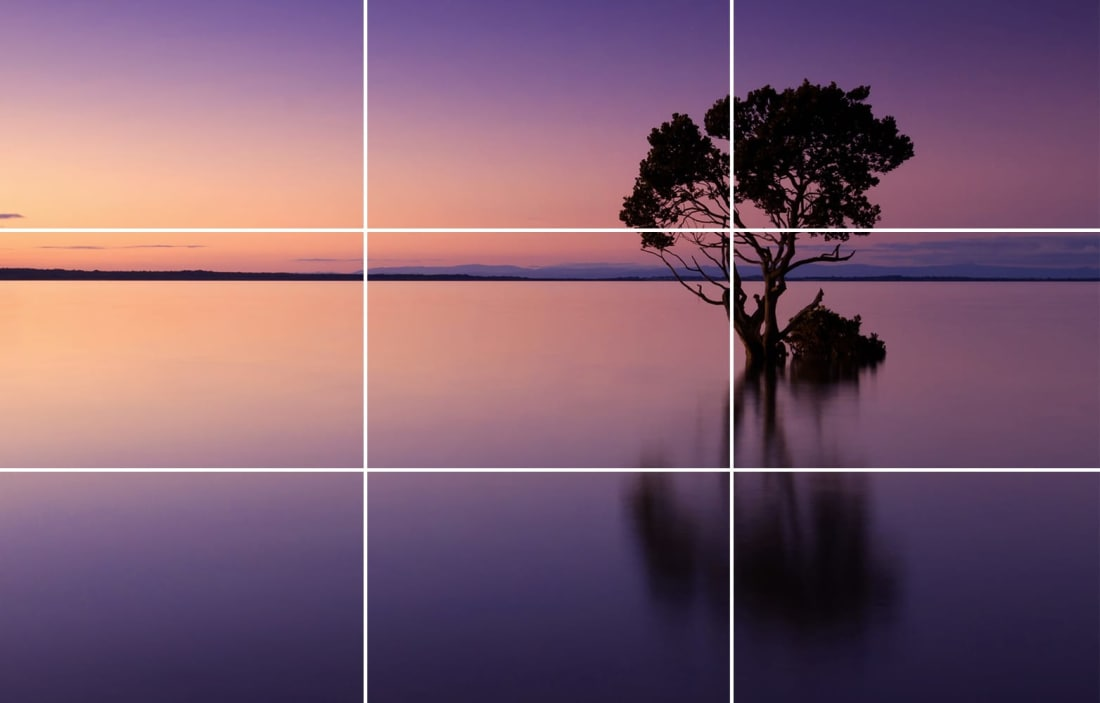
#> input picture assets/img1.jpg, 1100 x 703 px
$ python seam_carving.py --image assets/img1.jpg
#> lines starting #> are read from the running program, lines starting #| are printed output that depends on the picture
# import the necessary packages
from skimage import transform
from skimage import filters
import argparse
import cv2

# construct the argument parse and parse the arguments
ap = argparse.ArgumentParser()
ap.add_argument("-i", "--image", required=True,
	help="path to input image file")
ap.add_argument("-d", "--direction", type=str,
	default="vertical", help="seam removal direction")
args = vars(ap.parse_args())

# load the image and convert it to grayscale
image = cv2.imread(args["image"])
#> image is the input picture: shape (703, 1100, 3); mean B, G, R 110.2, 91.4, 124.2
gray = cv2.cvtColor(image, cv2.COLOR_BGR2GRAY)
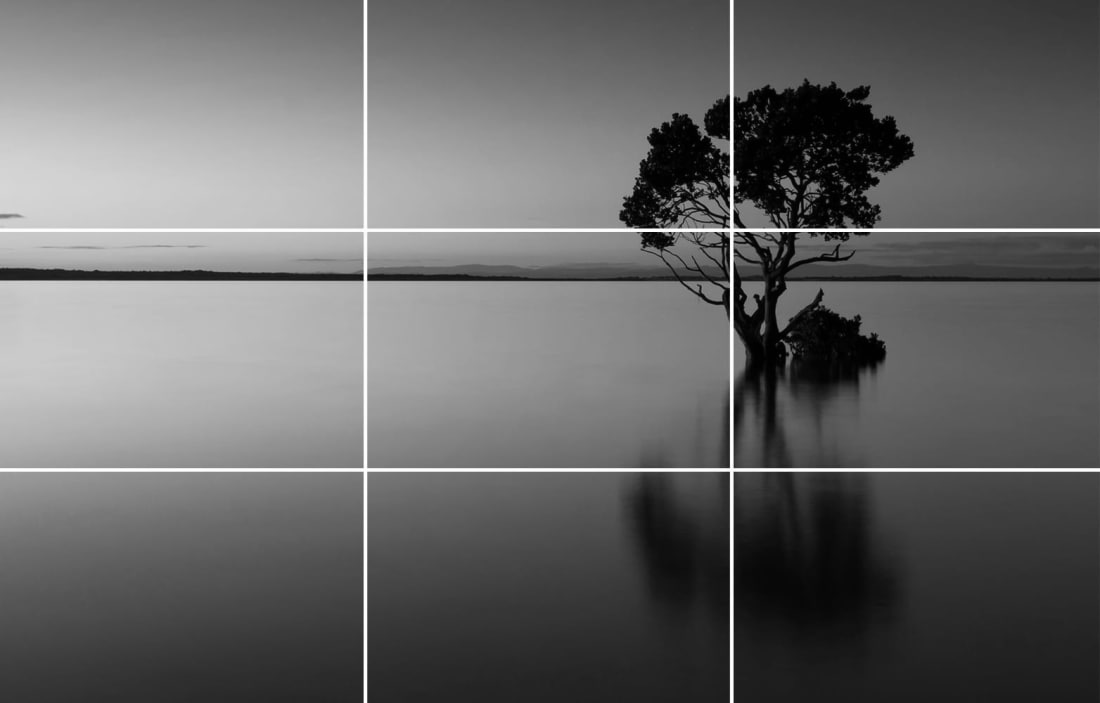
#> gray: shape (703, 1100); min 0, max 255, mean 103.3

# compute the Sobel gradient magnitude representation
# of the image -- this will serve as our "energy map"
# input to the seam carving algorithm
mag = filters.sobel(gray.astype("float"))
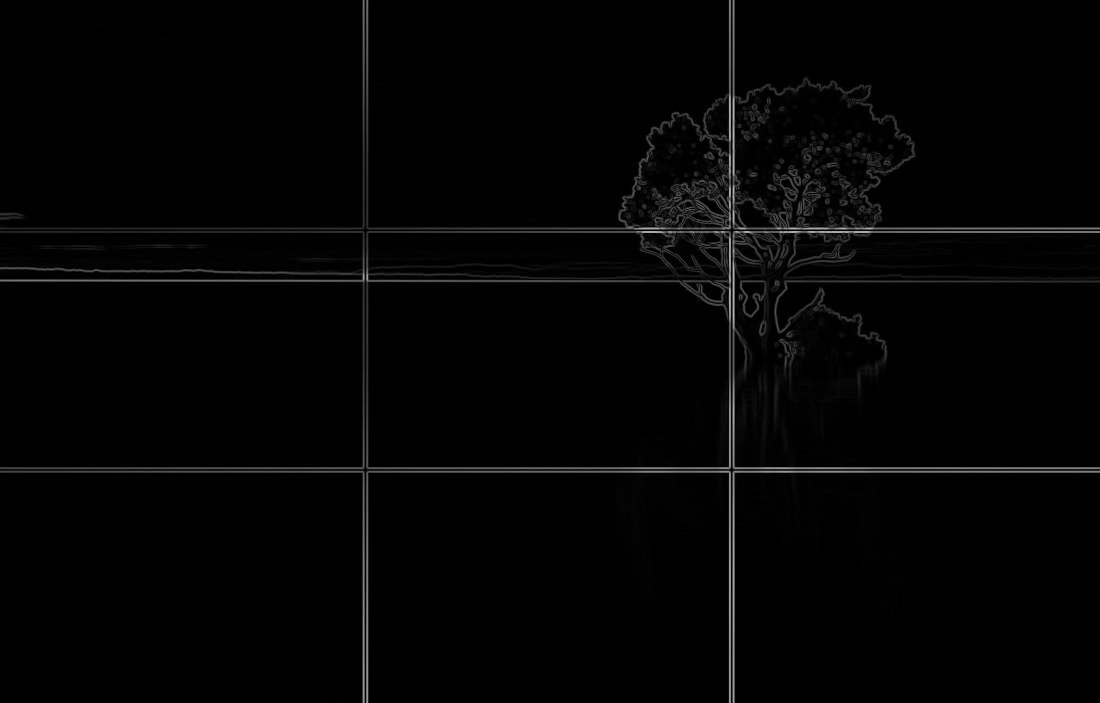
#> mag: shape (703, 1100) float64; min 0, max 178.9, mean 4

# show the original image
cv2.imshow("Original", image)

# loop over a number of seams to remove
for numSeams in range(20, 140, 20):
	# perform seam carving, removing the desired number
	# of frames from the image -- `vertical` cuts will
	# change the image width while `horizontal` cuts will
	# change the image height
#> (the run stopped early here; a loop or call above may not have finished)
